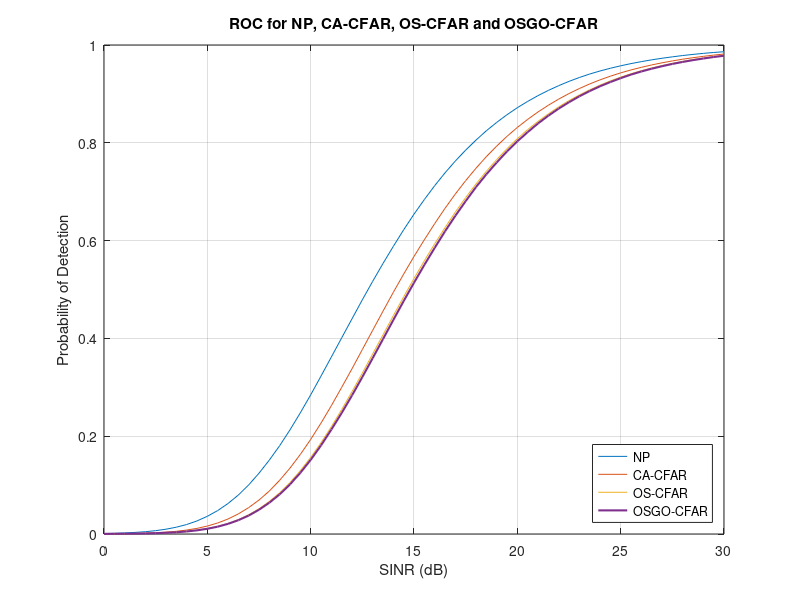
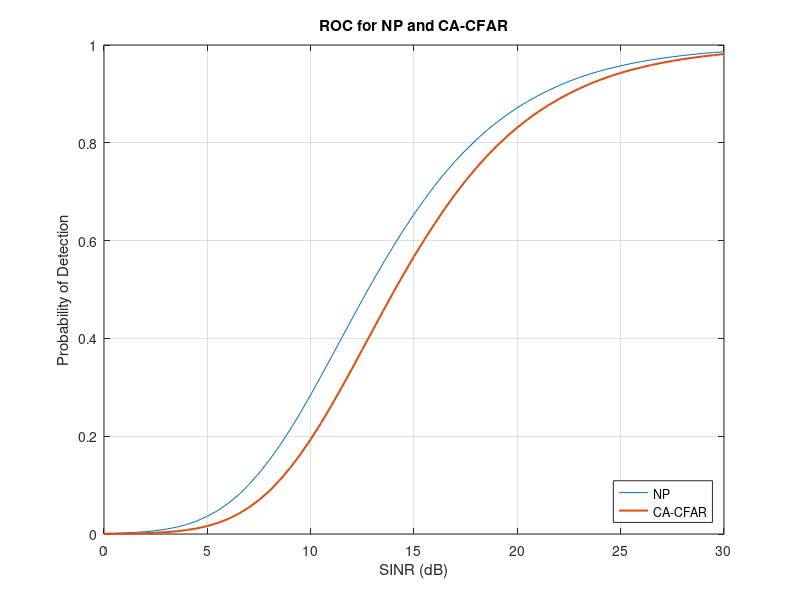
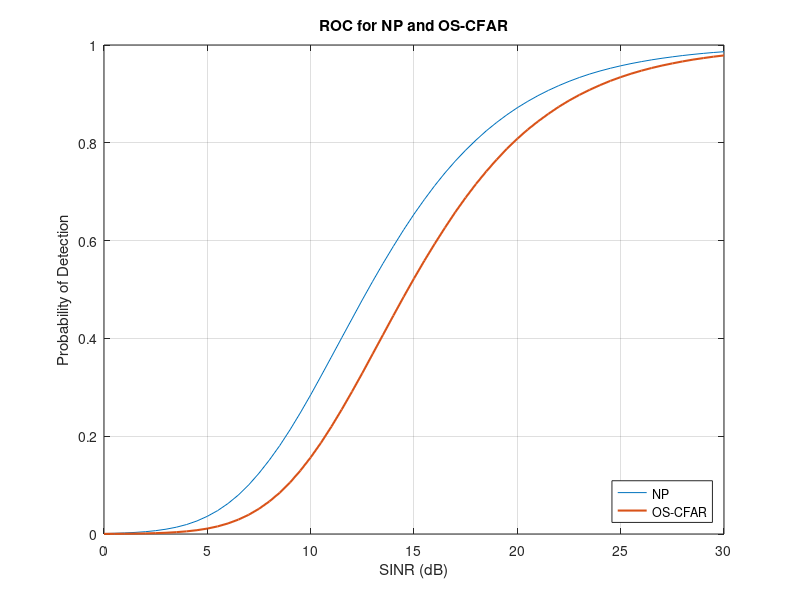
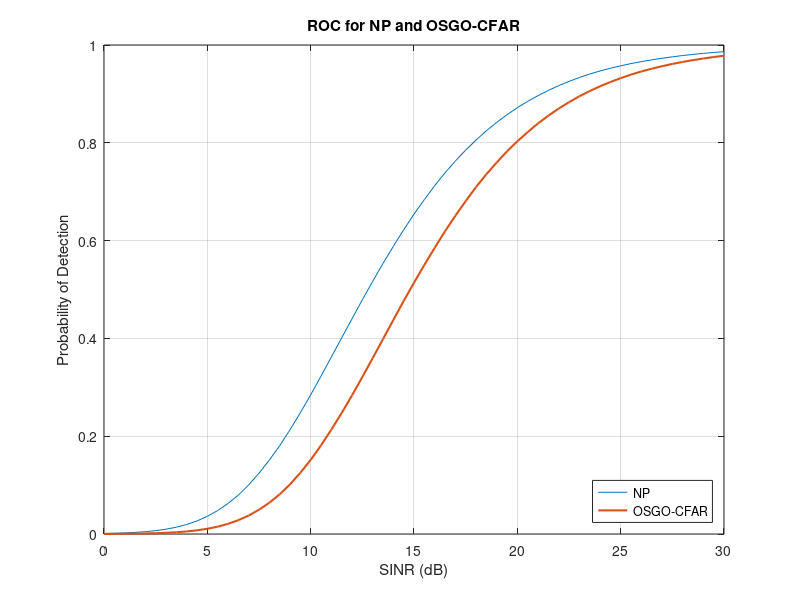

These charts were generated, in order, by the following MATLAB code:
clear all; 
close all; 

%% Parameters

N = 24; 
PFA = 10^-6;   
Iterations = 10^6;
j = 1i;

SNR_dB_Range = 0:0.5:30;
SNR_Linear = 10.^(SNR_dB_Range/10);

Index_OS = ceil((3/4)*N);
Index_OSGO = ceil((5/12)*N);

I_Noise = randn(1, Iterations); 
Q_Noise = randn(1, Iterations); 

H0 = (I_Noise + j*Q_Noise)*(1/sqrt(2));

%% Neyman Pearson 

NP_FA = 0;
Pd_NP = [];

%% CA-CFAR 

CA_alpha = N*((PFA)^(-1/N)-1);
CA_FA = 0;
Pd_CA = [];

%% OS-CFAR
% 
% alpha_values = 1:1:500;
% Pfa_values = factorial(N)*factorial(alpha_values+N-Index_OS)./(factorial(N-Index_OS)*factorial(alpha_values+N));
% [val,ind] =  min(abs(Pfa_values - ones(1,length(alpha_values))*PFA));
% OS_alpha = alpha_values(ind);

OS_alpha = 16.2933;

OS_FA = 0; 
Pd_OS = [];

%% OSGO-CFAR

OSGO_alpha = 11.65;

OSGO_FA = 0; 
Pd_OSGO = [];

%% Noise 

I_Lagging = randn(N/2, Iterations);
Q_Lagging = randn(N/2, Iterations);

I_Leading = randn(N/2, Iterations); 
Q_Leading = randn(N/2, Iterations); 

Lagging_Window = (I_Lagging + j*Q_Lagging)*(1/sqrt(2));
Leading_Window = (I_Leading + j*Q_Leading)*(1/sqrt(2));

Lagging_Power = real(Lagging_Window).^2 + imag(Lagging_Window).^2;
Leading_Power = real(Leading_Window).^2 + imag(Leading_Window).^2;

Avg_Lagging = mean(Lagging_Power, 1); 
Avg_Leading = mean(Leading_Power, 1);

%% Set Thresholds

% NP Threshold 
NP_T = -log(PFA);

% CA-CFAR Threshold 
CA_g = (Avg_Lagging + Avg_Leading)/2; 
CA_T = CA_alpha.*CA_g; 

% OS-CFAR Threshold 
Ref_Cells = [Lagging_Power.', Leading_Power.'].';
OS_Sort_Ref_Cells = sort(Ref_Cells, 1);
OS_g = OS_Sort_Ref_Cells(Index_OS,:);

OS_T = OS_alpha.*OS_g;

% OSGO-CFAR Threshold
OSGO_Sort_Lag = sort(Lagging_Power,1);
OSGO_Sort_Lead = sort(Leading_Power,1);

OSGO_diff = OSGO_Sort_Lead(Index_OSGO,:) - OSGO_Sort_Lag(Index_OSGO,:);
OSGO_Greater_Lag = find(OSGO_diff < 0);
OSGO_Greater_Lead = find(OSGO_diff >= 0);

OSGO_g(OSGO_Greater_Lead) = OSGO_Sort_Lead(Index_OSGO, OSGO_Greater_Lead);
OSGO_g(OSGO_Greater_Lag) = OSGO_Sort_Lag(Index_OSGO, OSGO_Greater_Lag);

OSGO_T = OSGO_alpha.*OSGO_g;

%% Determind Pd

I_Target = randn(1,Iterations);
Q_Target = randn(1,Iterations);

for SNR = 1:length(SNR_Linear)
    
    H1 = sqrt(SNR_Linear(SNR))*(I_Target + j*Q_Target)*(1/sqrt(2)) + H0;
    H1_Power = real(H1).^2 + imag(H1).^2;
    
    % NP Detections 
    Detections = sum((H1_Power - NP_T)>0);
    Pd_NP = [Pd_NP, Detections/Iterations];
    
    % CA-CFAR Detections 
    Detections = sum((H1_Power - CA_T)>0);
    Pd_CA = [Pd_CA, Detections/Iterations];
    
    % OS-CFAR Detections
    Detections = sum((H1_Power - OS_T)>0);
    Pd_OS = [Pd_OS, Detections/Iterations];

    % OSGO-CFAR Detections
    Detections = sum((H1_Power - OSGO_T)>0);
    Pd_OSGO = [Pd_OSGO, Detections/Iterations];
    
    
end 

figure(1)
plot(SNR_dB_Range, Pd_NP, SNR_dB_Range, Pd_CA, SNR_dB_Range, Pd_OS, SNR_dB_Range, Pd_OSGO,'LineWidth',1.5);
hold on;
SNR_vs_PD_legend = legend('NP','CA-CFAR', 'OS-CFAR', 'OSGO-CFAR');
set(SNR_vs_PD_legend,'Location','SouthEast');
title('ROC for NP, CA-CFAR, OS-CFAR and OSGO-CFAR');
xlabel('SINR (dB)');
ylabel('Probability of Detection');
grid on;

figure(2)
plot(SNR_dB_Range, Pd_NP, SNR_dB_Range, Pd_CA, 'LineWidth',1.5);
hold on;
SNR_vs_PD_legend = legend('NP','CA-CFAR');
set(SNR_vs_PD_legend,'Location','SouthEast');
title('ROC for NP and CA-CFAR');
xlabel('SINR (dB)');
ylabel('Probability of Detection');
grid on;

figure(3)
plot(SNR_dB_Range, Pd_NP, SNR_dB_Range, Pd_OS, 'LineWidth',1.5);
hold on;
SNR_vs_PD_legend = legend('NP', 'OS-CFAR');
set(SNR_vs_PD_legend,'Location','SouthEast');
title('ROC for NP and OS-CFAR');
xlabel('SINR (dB)');
ylabel('Probability of Detection');
grid on;

figure(4)
plot(SNR_dB_Range, Pd_NP, SNR_dB_Range, Pd_OSGO,'LineWidth',1.5);
hold on;
SNR_vs_PD_legend = legend('NP', 'OSGO-CFAR');
set(SNR_vs_PD_legend,'Location','SouthEast');
title('ROC for NP and OSGO-CFAR');
xlabel('SINR (dB)');
ylabel('Probability of Detection');
grid on;

